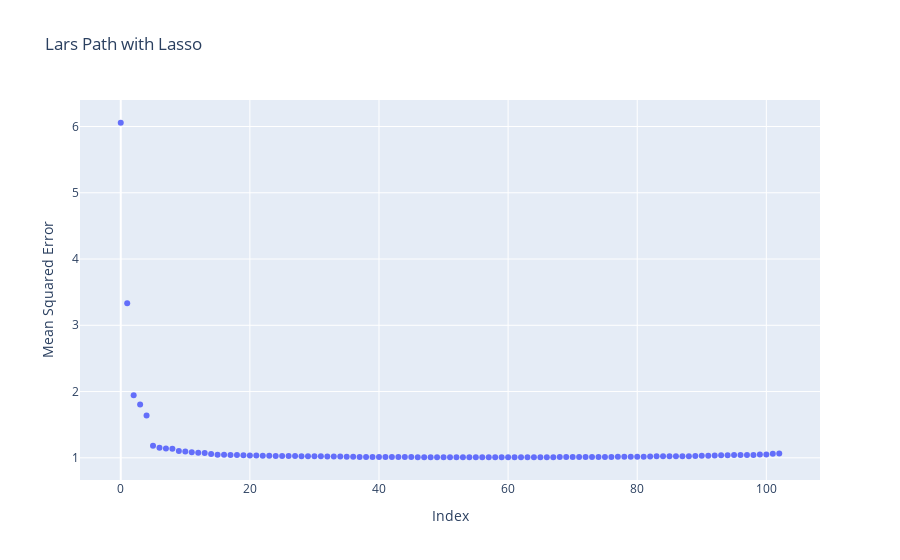

The cell this chart's notebook holds for it:
### Markdown cell above
3. Fit the lasso path with lars to the data and compute the test error for each returned lasso coefficient.

### Code cell
_, numbAct, lars_coefs = lars_path(X = X_tr, y = y_tr, method = "lasso") #.fit(X_tr, y_tr)
print((X_te @ lars_coefs)[:,1].shape)
larsMSE = np.zeros(shape = (103))
for i in range(lars_coefs.shape[1]):
    larsMSE[i] = mean_squared_error(y_te, (X_te @ lars_coefs)[:,i])

import plotly.express as px
px.scatter(x = list(range(0, lars_coefs.shape[1])), y = larsMSE, labels={
                     "x": "Index",
                     "y": "Mean Squared Error"
                 },title = "Lars Path with Lasso")

### Figure 1 — Plotly figure (JSON) as saved in the notebook; plotly's stock layout.template omitted (floating-point values rounded to 4 significant figures)
{"data": [{"hovertemplate": "Index=%{x}<br>Mean Squared Error=%{y}<extra></extra>", "legendgroup": "", "marker": {"color": "#636efa", "symbol": "circle"}, "mode": "markers", "name": "", "orientation": "v", "showlegend": false, "type": "scatter", "x": [0, 1, 2, 3, 4, 5, 6, 7, 8, 9, 10, 11, 12, 13, 14, 15, 16, 17, 18, 19, 20, 21, 22, 23, 24, 25, 26, 27, 28, 29, 30, 31, 32, 33, 34, 35, 36, 37, 38, 39, 40, 41, 42, 43, 44, 45, 46, 47, 48, 49, 50, 51, 52, 53, 54, 55, 56, 57, 58, 59, 60, 61, 62, 63, 64, 65, 66, 67, 68, 69, 70, 71, 72, 73, 74, 75, 76, 77, 78, 79, 80, 81, 82, 83, 84, 85, 86, 87, 88, 89, 90, 91, 92, 93, 94, 95, 96, 97, 98, 99, 100, 101, 102], "xaxis": "x", "y": [6.057, 3.331, 1.946, 1.806, 1.638, 1.181, 1.154, 1.141, 1.138, 1.102, 1.097, 1.086, 1.076, 1.072, 1.059, 1.047, 1.047, 1.042, 1.041, 1.038, 1.036, 1.034, 1.031, 1.03, 1.029, 1.027, 1.027, 1.026, 1.025, 1.023, 1.022, 1.022, 1.021, 1.021, 1.018, 1.017, 1.015, 1.014, 1.013, 1.013, 1.013, 1.012, 1.012, 1.012, 1.012, 1.011, 1.01, 1.01, 1.01, 1.009, 1.009, 1.009, 1.009, 1.009, 1.009, 1.009, 1.009, 1.009, 1.009, 1.009, 1.009, 1.009, 1.01, 1.01, 1.01, 1.01, 1.01, 1.01, 1.011, 1.011, 1.011, 1.012, 1.012, 1.013, 1.014, 1.014, 1.014, 1.016, 1.017, 1.017, 1.017, 1.018, 1.02, 1.023, 1.024, 1.025, 1.025, 1.026, 1.026, 1.029, 1.031, 1.032, 1.035, 1.037, 1.041, 1.042, 1.043, 1.043, 1.044, 1.051, 1.052, 1.061, 1.065], "yaxis": "y"}], "layout": {"legend": {"tracegroupgap": 0}, "title": {"text": "Lars Path with Lasso"}, "xaxis": {"anchor": "y", "domain": [0, 1], "title": {"text": "Index"}}, "yaxis": {"anchor": "x", "domain": [0, 1], "title": {"text": "Mean Squared Error"}}}}
